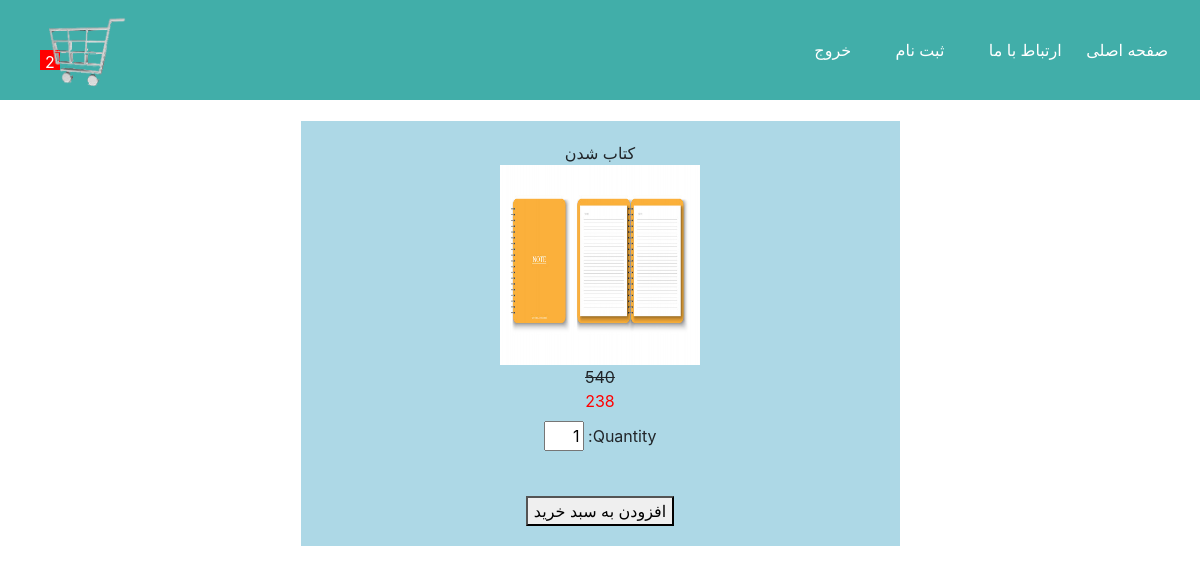
Screenshot of /کتاب شدن/Prentice Hall (signed in) with the database file from the repository.
### app/models.py (models this page shows, shortened)
class Book(models.Model):
    name=models.CharField(max_length=150)
    description=RichTextUploadingField()
    brand=models.CharField(max_length=150)
    date=models.DateField()
    file=models.FileField(upload_to='MyFile/',blank=True,null=True)
    catogery=models.ForeignKey(to='Category',to_field='name',on_delete=models.CASCADE,blank=True,null=True)
    price=models.IntegerField(blank=True,null=True)
    takhfif=models.IntegerField(blank=True,null=True)
    image=models.ImageField(upload_to='image/',blank=True,null=True)

### app/views.py (the view)
# urls.py: path('<name>/<brand>',views.DetailList.as_view(),name='detail'),
class DetailList(DetailView):
    form_class=quantityForm
    template_name = 'detail.html'
    def get(self, request,name,brand):
     queryset = Book.objects.filter(name=name,brand=brand)
     number = numberOfSell(request)
     form=quantityForm(initial={'quantity':1})
     return render(request,self.template_name,context={
         'query':queryset,'num':number,'form':form
     })

### app/forms.py
class quantityForm(ModelForm):
    class Meta:
        model=Reserve
        fields=['quantity',]
        widgets={
            'quantity':forms.NumberInput(attrs={'style':'width:40px'})
        }

### app/views.py (called while the page is built)
def numberOfSell(request):
    reserveOfmySelf=Reserve.objects.filter(user=request.user.username,sell=False).count()
    return (reserveOfmySelf)

### templates/detail.html (shortened to what this page needs)
{% extends 'base.html' %}
{% load mathfilters %}
{% block content %}
    <div align="center">
        <div class="signUpDiv" dir="rtl">
{% for b in query %}
    {{ b.name }}
 <br>
 <img src="{{ b.image.url }}" width="200" height="200">
 <br>
    {% if b.takhfif == null %}
    {{ b.price }}
    {% else %}
 <del>{{ b.price }}</del>
    <br>
      <label style="color: red"> {{ b.price | mul:b.takhfif | div:100 |sub:b.price |mul:-1 |floatformat:'0' }}
</label>
 {% endif %}
    <br>
    <form method="post" action="{% url 'myApp:reserve' name=b.name brand=b.brand  %}">
       {{ form.as_p }}
        <br>
    <button type="submit" >افزودن به سبد خرید</button>
    </form>
{% endfor %}
        </div>
    </div>
{% endblock %}

### app/static/css/myCss.css (style rules this page uses)
.signUpDiv { padding: 20px; margin: 20px; box-shadow: gray ; background-color: lightblue; text-align: center; width:50%; }

### rows the page displays
Book: name "کتاب شدن", image (picture), price "540", price|mul "238", quantity "1"
